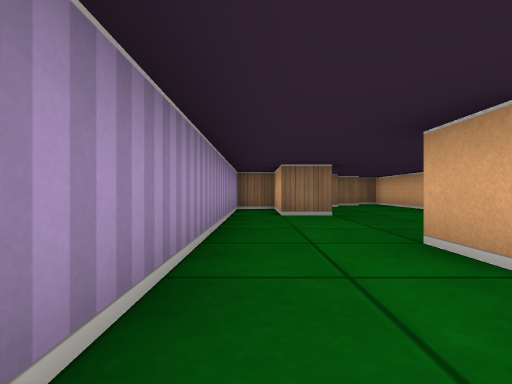
view 1 (above)

12 first-person views from a walk through a cub3D level. The camera is about half as high as the walls, looks level and sees 85° across. The floor is counted in squares. Each view is taken from the middle of a square. On the plan, view 1 faces up. The plan holds only what a view shows up to about 9 squares ahead; the rest is blank. The place goes on beyond the plan.

view 2
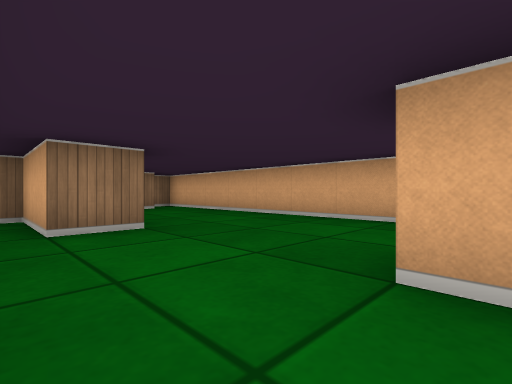

view 3
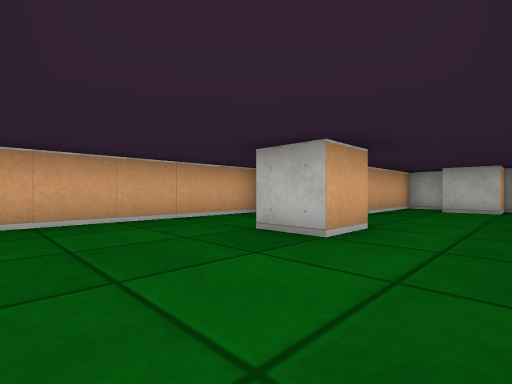

view 4
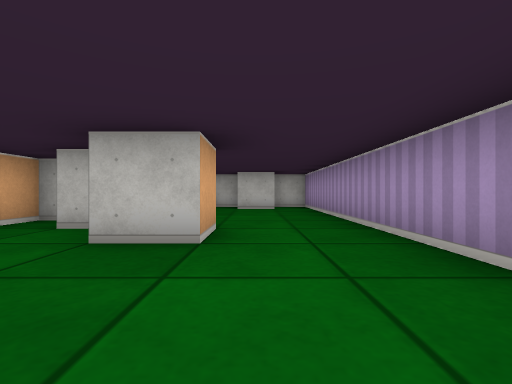

view 5
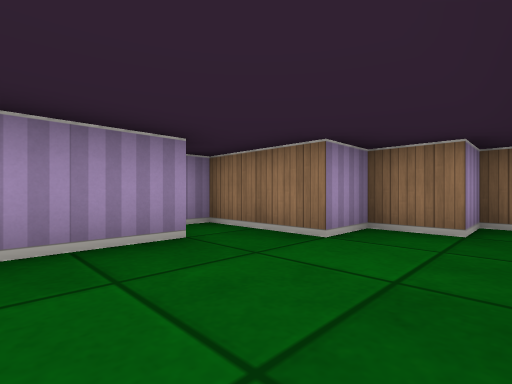

view 6
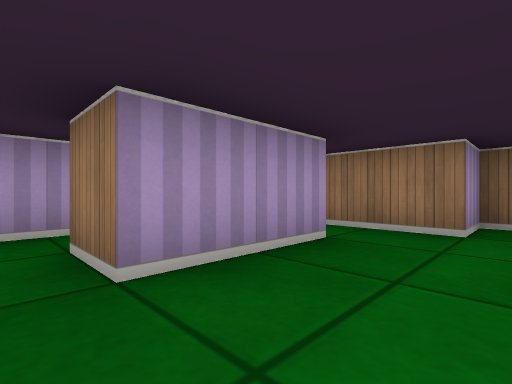

view 7
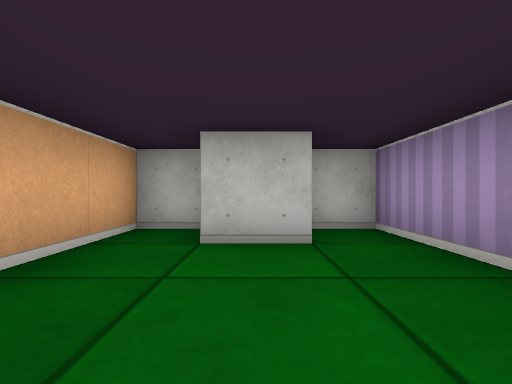

view 8
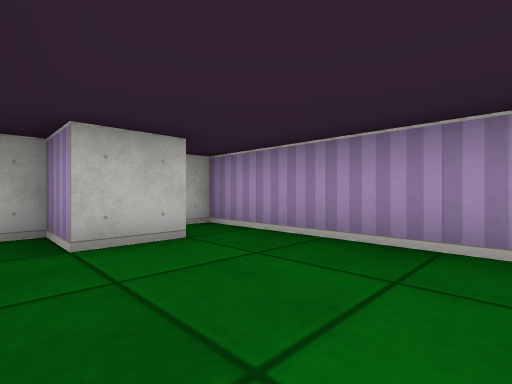

view 9
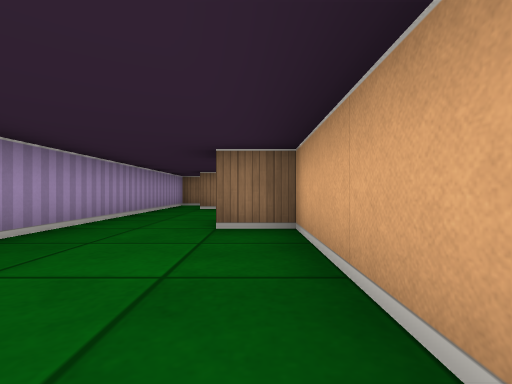

view 10
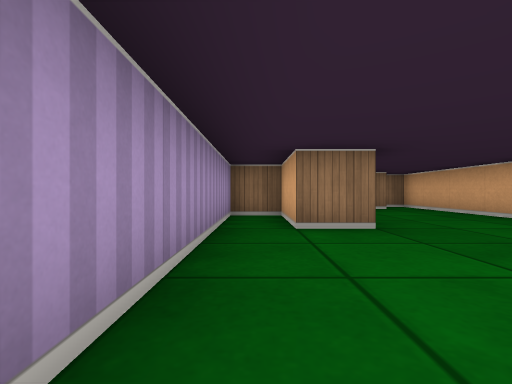

view 11
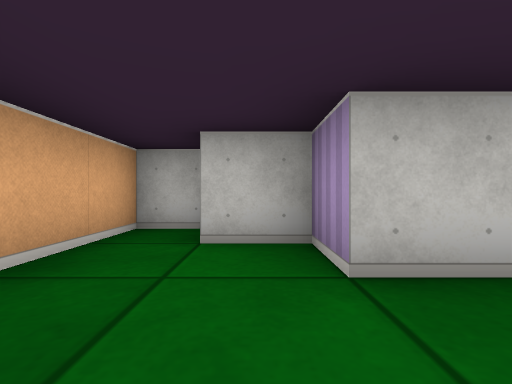

view 12
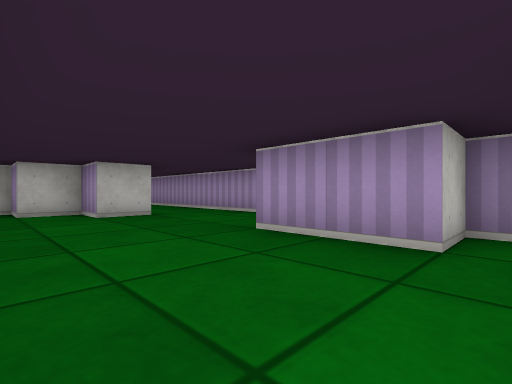

### Floor plan
Points are (right, up) in squares from view 1. A wall is a line through its corners. A room is listed if a view was taken in it or the views show most of it. See-through windows are left out.
Room 1 (views 1, 2, 3, 4, 5, 6, 7, 8, 9, 10, 11, 12)
walls: (1.5, 2.5) (2.5, 2.5) (2.5, 1.5) (1.5, 1.5) (1.5, 2.5); (2.5, 1.5) (3.5, 1.5) (3.5, 0.5) (4.5, 0.5) (4.5, 10.5) (3.5, 10.5) (3.5, 9.5) (2.5, 9.5) (2.5, 8.5) (0.5, 8.5) (0.5, 7.5) (1.5, 7.5) (1.5, 5.5) (0.5, 5.5) (0.5, 7.5) (-0.5, 7.5) (-0.5, -3.5) (0.5, -3.5) (0.5, -2.5) (1.5, -2.5) (1.5, -3.5) (2.5, -3.5) (2.5, 1.5)

Where each view was taken, in squares from view 1:
view 1: 0 up, 0 right, facing up
view 2: 2 up, 0 right, facing up-right
view 3: 5 up, 0 right, facing down-right
view 4: 5 up, 1 right, facing down
view 5: 6 up, 4 right, facing up-left
view 6: 5 up, 3 right, facing up-left
view 7: 0 up, 1 right, facing down
view 8: 0 up, 2 right, facing down-left
view 9: 2 down, 2 right, facing up
view 10: 2 up, 0 right, facing up
view 11: 4 up, 3 right, facing down
view 12: 8 up, 4 right, facing down-left
